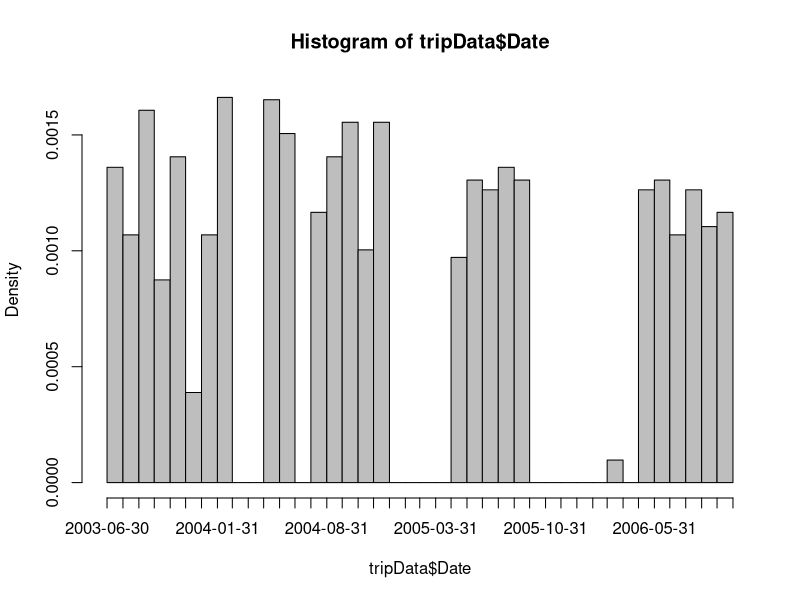
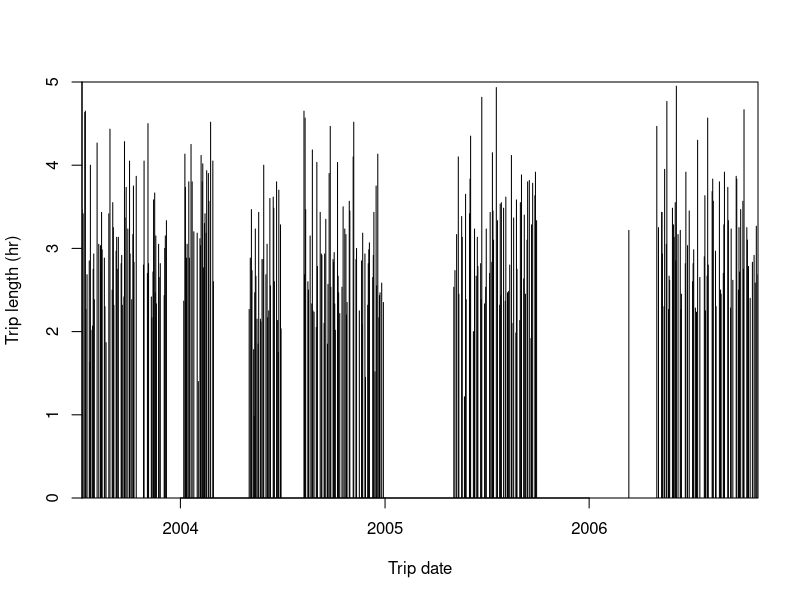

R code for these plots, in order:
#=====Lecture 7 r code
help.search("logarithm")
apropos("log")
help("log")
?log

#load data
speciesCode <- read.csv("speciesCode.csv")
speciesData <- read.csv("speciesData.csv")
tripData <- read.csv("tripData.csv")
tripData$Date

#====tripData examination
head(tripData, n=3)
tripData$Date <- as.Date(tripData$Date)
( min.date <- min(tripData$Date) )      #start date
( max.date <- max(tripData$Date) )      #end date 
( range.date <- range(tripData$Date) )  #min and max dates
difftime(max.date, min.date)
hist(tripData$Date, breaks="months", col="grey") #hist for day data, see ??hist.date

#===longest time difference in data
#order the tripData by the Date column
tripData <- tripData[order(tripData$Date),] 
diff(c(1,2,4,5,6))

#=======In-class exercise 1


#===visualizing trip dates
plot(x=tripData$Date, y=tripData$TotalMinutes/60, 
     type="h", ylim=c(0,5), xaxs="i", yaxs="i",
     xlab="Trip date", ylab="Trip length (hr)")

#===species code data
head(speciesCode, n=4)
head(speciesData, n=4)

#===most frequently caught species
speciesCounts <- table(speciesData$SpeciesCode) # this will count the number of times each code shows up
speciesCounts
sort(speciesCounts) # this will sort the codes by their frequencies
temp <- speciesCounts[which.max(speciesCounts)] # returns the max frequency code based on the index of the max frequency found in speciesCounts
temp
names(temp) # note it's named cuz that's what the table fxn did earlier
maxCode <- as.numeric(names(temp)) # can save this code to a value to call later
maxCode
maxCode <- as.numeric(names(speciesCounts[which.max(speciesCounts)])) # do it all at once
maxCode
max.spp <- speciesCode[speciesCode$SpeciesCode==maxCode,] # get the data associated with that max code
max.spp

#=====bocaccio dataset
grep("a", c("a","b","a","c","a","d")) # find the indicies that are 'a'
which(c("a","b","a","c","a","d") %in% "a") # other way to do it using %in% (yay! :)  )
bocaccioRows <- grep("Bocaccio",speciesCode$Common) # find all the indicies that have 'bocaccio'
speciesCode[bocaccioRows,] # just get the data for the bocaccio rows

bocaccioCode <- speciesCode[bocaccioRows, "SpeciesCode"] # just get the code(s) that correspond to bocaccio
names(speciesData)
#bocaccioData <- subset(speciesData, 
#      speciesData$SpeciesCode==bocaccioCode)
bocaccioData <- subset(speciesData, 
      SpeciesCode==bocaccioCode) # get just the bocaccio data based on the corresponding code
head(bocaccioData)

#merge with the trip data 
bocTrip <- merge(bocaccioData, tripData[,-1],
                 by.x="TripNum", by.y="SimplifiedTripNum") # merge to just get the trips that correspond to bocaccio (this is intersect, not union cuz all=F by default)
head(bocTrip, n=4)

#=======In-class exercise 2
#==Q1


#==Q2

#==Q3


#==Q4 advanced
